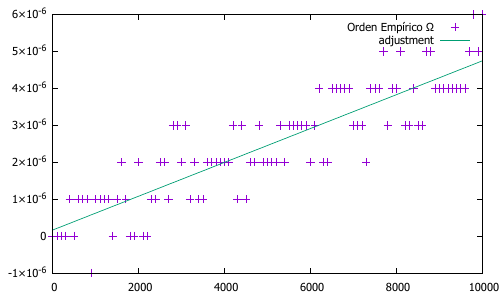

Here is the gnuplot script that generated this plot:
set terminal pdf color
set output 'practica1-gnuplottex-fig10.pdf'
f(x)=4.58241e-010*x+1.6424e-007
plot "./graph-data/bubble_omega.dat" title 'Orden Empírico Ω', f(x) title 'adjustment'
